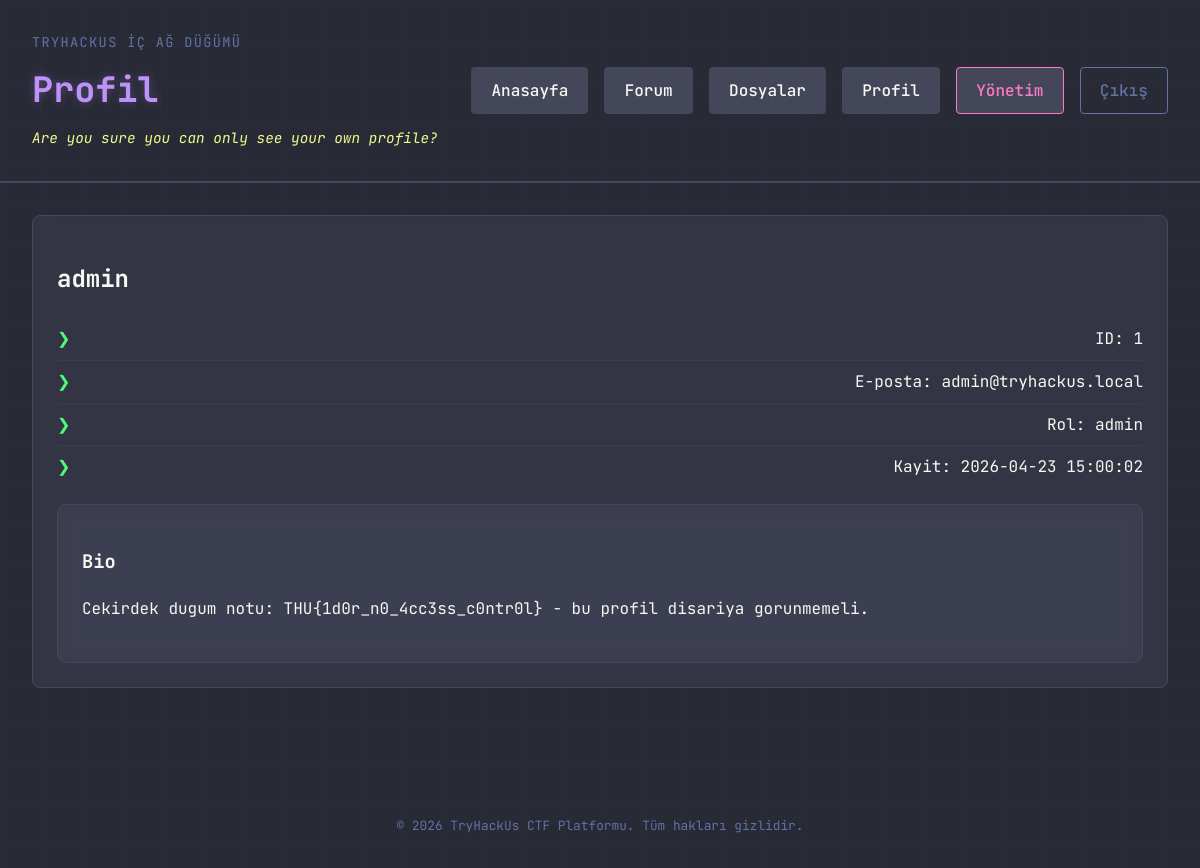
The app's page /profile.php (signed in) with its own data.
### tables this page shows
CREATE TABLE users (
  id INT AUTO_INCREMENT PRIMARY KEY,
  username VARCHAR(50) UNIQUE,
  password VARCHAR(255),
  email VARCHAR(100),
  role ENUM('member','moderator','admin') DEFAULT 'member',
  bio TEXT,
  token VARCHAR(255),
  created_at TIMESTAMP DEFAULT CURRENT_TIMESTAMP
);

### profile.php (the view, shortened to what this page needs)
<?php
require_once __DIR__ . '/includes/functions.php';
$id = $_GET['id'] ?? $_SESSION['user_id'];
$profile = $pdo->query("SELECT id, username, email, role, bio, token, created_at FROM users WHERE id = $id LIMIT 1")->fetch();
?>
<section class="content-band">
    <article class="panel">
        <?php if (!$profile): ?>
            <div class="alert">Profil bulunamadi.</div>
        <?php else: ?>
            <h2><?= e($profile['username']); ?></h2>
            <ul class="terminal-list">
                <li>ID: <?= (int) $profile['id']; ?></li>
                <li>E-posta: <?= e($profile['email']); ?></li>
                <li>Rol: <?= e($profile['role']); ?></li>
                <li>Kayit: <?= e($profile['created_at']); ?></li>
            </ul>
            <div class="panel inset">
                <h3>Bio</h3>
                <p class="break-all"><?= e($profile['bio']); ?></p>
            </div>
        <?php endif; ?>
    </article>
</section>

### static/css/style.css (style rules this page uses)
:root { --background: #282a36; --current-line: #44475a; --selection: #44475a; --foreground: #f8f8f2; --comment: #6272a4; --cyan: #8be9fd; --green: #50fa7b; --orange: #ffb86c; --pink: #ff79c6; --purple: #bd93f9; --red: #ff5555; --yellow: #f1fa8c; }
* { box-sizing: border-box; }
html, body { margin: 0; min-height: 100%; }
body { background: var(--background); color: var(--foreground); font-family: 'JetBrains Mono', 'Fira Code', 'Courier New', Courier, monospace; line-height: 1.6; }
.site-header, .page-shell, .content-band { position: relative; z-index: 1; }
.panel { background: rgba(68, 71, 90, 0.4); border: 1px solid var(--current-line); border-radius: 8px; padding: 1.5rem; backdrop-filter: blur(10px); transition: border-color 0.3s ease; }
.content-band { display: grid; gap: 2rem; margin-bottom: 2rem; }
.terminal-list { list-style: none; padding: 0; }
.terminal-list li { padding: 0.5rem 0; border-bottom: 1px solid rgba(68, 71, 90, 0.5); display: flex; justify-content: space-between; }
.terminal-list li:last-child { border-bottom: none; }
.terminal-list li::before { content: "❯"; color: var(--green); margin-right: 10px; }

### records on screen
users: username "admin", id "1", email "admin@tryhackus.local", role "admin", created_at "2026-04-23 15:00:02", bio "Cekirdek dugum notu: THU{1d0r_n0_4cc3ss_c0ntr0l} - bu profil disariya gorunmemeli."

### other values on screen
$title "Profil"
$challengeHint "Are you sure you can only see your own profile?"
